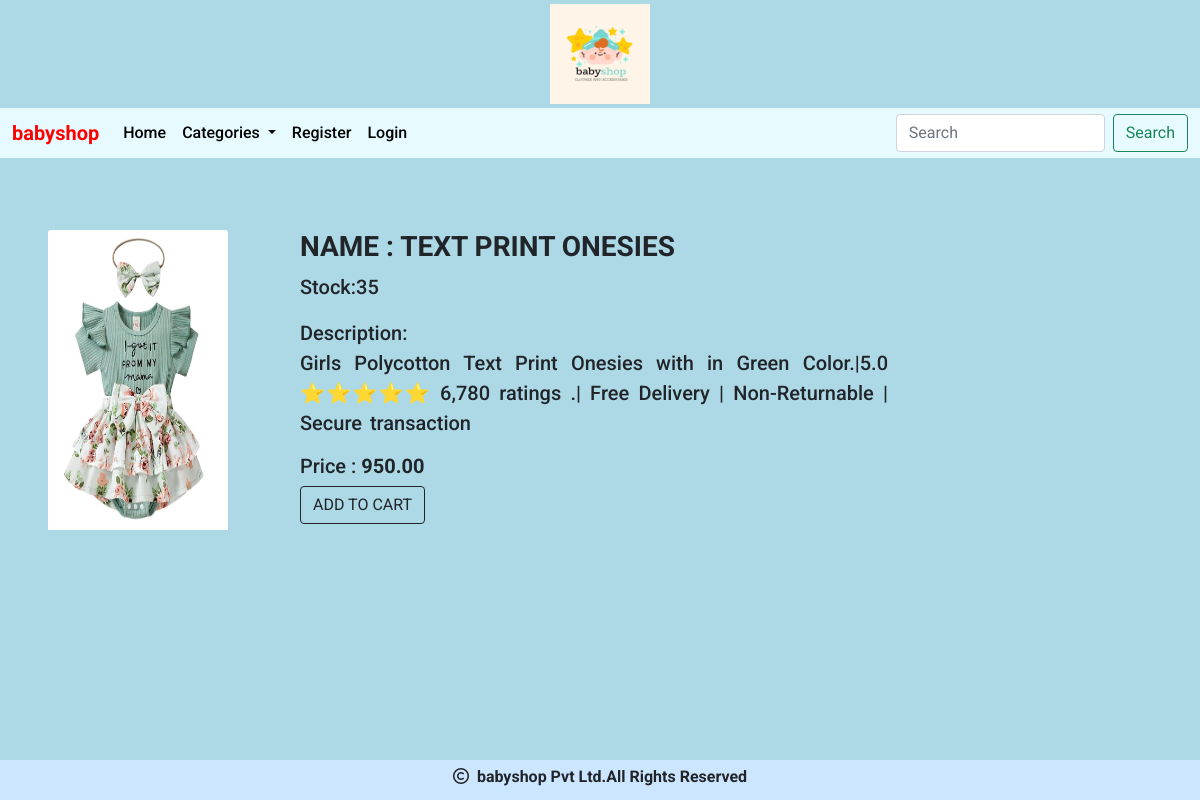
/viewproduct/TEXT PRINT ONESIES, run on the app's committed database.
### shop/models.py (models this page shows, shortened)
class Product(models.Model):
    name = models.CharField(max_length=200)
    desc = models.TextField()
    image = models.ImageField(upload_to='shop/products', blank=True, null=True)
    price=models.DecimalField(max_digits=10,decimal_places=2)
    category=models.ForeignKey(Category,on_delete=models.CASCADE)    # to set a connection to category table one to many relationship
    stock=models.IntegerField()
    available=models.BooleanField(default=True)
    created=models.DateTimeField(auto_now_add=True)
    updated=models.DateTimeField(auto_now=True)

### shop/views.py (the view)
# urls.py: path('viewproduct/<p>',views.viewproduct,name="viewproduct"),
def viewproduct(request,p):
    c=Product.objects.get(name=p)
    return render(request,'viewproduct.html',{'product':c})

### cart/context_processors.py (called while the page is built, shortened)
def productcount(request):
    item_count=0
    return {'count':item_count}

### shop/context_processors.py (called while the page is built)
def menu_links(request):
    c=Category.objects.all()
    return {'links':c}

### templates/viewproduct.html (shortened to what this page needs)
<!DOCTYPE html>
{% extends 'base.html' %}
{% load static %}
{% block content %}
<br>
<div class="row">
  <div class="col-2 m-5" >
    <center><img src="{{product.image.url}}" class="card-img-top" alt="..." style="width:100%;" height="300"></center>
  </div>
  <div class="col-sm-6 mt-5" style="font-size:20px;">
        <h3 style="font-weight:bold;text-transform: uppercase;">Name : {{product.name}}</h3>
        <p>Stock:{{product.stock}}</p>
       Description:<p style="text-align:justify;word-spacing:3.0px;">{{product.desc}}</p>
        <h5 >Price : <b>{{product.price}}</b></h5>
    <a class="btn btn-outline-dark" href="{% url 'cart:addtocart'  product.name %}">ADD TO CART</a>
  </div>
</div>
{% endblock %}

### static/css/style.css (style rules this page uses)
body { background-color:lightblue; font-family: "Roboto", sans-serif; font-weight: 500; font-style: normal; }
#bg { background-size: 100%; background-repeat: no-repeat; background-position:center; background-attachment:fixed; }

### data on the page
Product: image (picture), name "TEXT PRINT ONESIES", stock "35", desc "Girls Polycotton Text Print Onesies with in Green Color.|5.0 ⭐⭐⭐⭐⭐ 6,780 ratings .| Free Delivery | Non-Returnable | Secure transaction", price "950.00"
